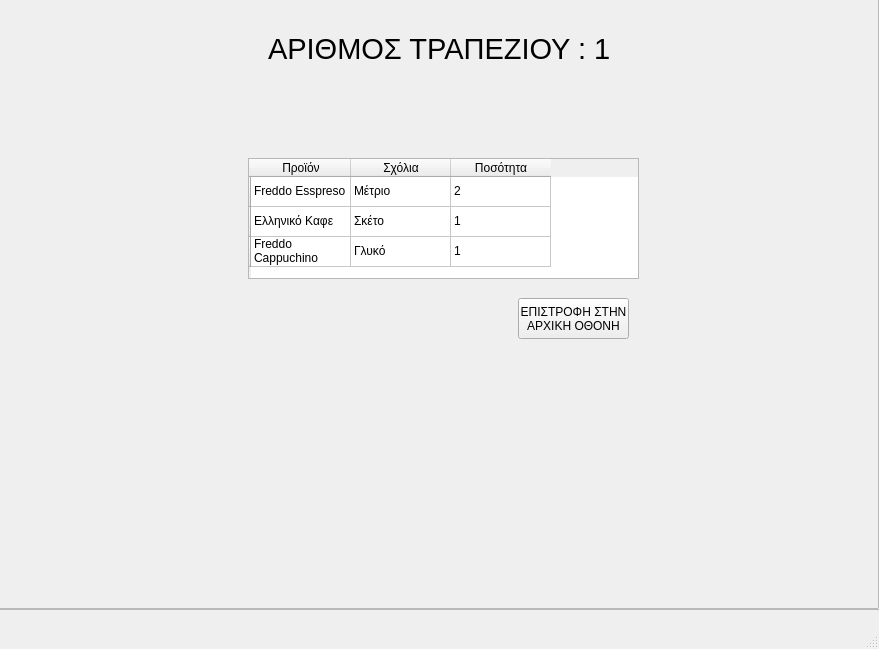
<?xml version="1.0" encoding="UTF-8"?>
<ui version="4.0">
 <class>MainWindow</class>
 <widget class="QMainWindow" name="MainWindow">
  <property name="geometry">
   <rect>
    <x>0</x>
    <y>0</y>
    <width>879</width>
    <height>649</height>
   </rect>
  </property>
  <property name="maximumSize">
   <size>
    <width>879</width>
    <height>649</height>
   </size>
  </property>
  <property name="windowTitle">
   <string>MainWindow</string>
  </property>
  <property name="styleSheet">
   <string notr="true"/>
  </property>
  <widget class="QWidget" name="centralwidget">
   <widget class="QLabel" name="label_4">
    <property name="geometry">
     <rect>
      <x>0</x>
      <y>0</y>
      <width>881</width>
      <height>631</height>
     </rect>
    </property>
    <property name="styleSheet">
     <string notr="true">background-image: url(:/newPrefix/istockphoto-874402896-612x612.jpg);</string>
    </property>
    <property name="text">
     <string/>
    </property>
    <property name="pixmap">
     <pixmap resource="../Qt designer/rr.qrc">:/newPrefix/istockphoto-874402896-612x612.jpg</pixmap>
    </property>
    <property name="scaledContents">
     <bool>true</bool>
    </property>
   </widget>
   <widget class="QFrame" name="frame">
    <property name="geometry">
     <rect>
      <x>-1</x>
      <y>-1</y>
      <width>881</width>
      <height>611</height>
     </rect>
    </property>
    <property name="frameShape">
     <enum>QFrame::StyledPanel</enum>
    </property>
    <property name="frameShadow">
     <enum>QFrame::Raised</enum>
    </property>
    <widget class="QLabel" name="label_5">
     <property name="geometry">
      <rect>
       <x>710</x>
       <y>460</y>
       <width>171</width>
       <height>151</height>
      </rect>
     </property>
     <property name="styleSheet">
      <string notr="true">background-image: url(:/newPrefix/Εικόνα1.gif);</string>
     </property>
     <property name="text">
      <string/>
     </property>
     <property name="pixmap">
      <pixmap resource="../Qt designer/rr.qrc">:/newPrefix/Εικόνα1.gif</pixmap>
     </property>
     <property name="scaledContents">
      <bool>true</bool>
     </property>
    </widget>
    <widget class="QFrame" name="frame_2">
     <property name="geometry">
      <rect>
       <x>-1</x>
       <y>-1</y>
       <width>881</width>
       <height>611</height>
      </rect>
     </property>
     <property name="frameShape">
      <enum>QFrame::StyledPanel</enum>
     </property>
     <property name="frameShadow">
      <enum>QFrame::Raised</enum>
     </property>
     <widget class="QLabel" name="label">
      <property name="geometry">
       <rect>
        <x>270</x>
        <y>30</y>
        <width>341</width>
        <height>41</height>
       </rect>
      </property>
      <property name="font">
       <font>
        <pointsize>22</pointsize>
       </font>
      </property>
      <property name="styleSheet">
       <string notr="true">color: rgb(0, 0, 0);</string>
      </property>
      <property name="text">
       <string>ΑΡΙΘΜΟΣ ΤΡΑΠΕΖΙΟΥ : 1</string>
      </property>
     </widget>
     <widget class="QTableWidget" name="tableWidget">
      <property name="geometry">
       <rect>
        <x>250</x>
        <y>160</y>
        <width>391</width>
        <height>121</height>
       </rect>
      </property>
      <row>
       <property name="text">
        <string/>
       </property>
      </row>
      <row>
       <property name="text">
        <string/>
       </property>
      </row>
      <row>
       <property name="text">
        <string/>
       </property>
      </row>
      <column>
       <property name="text">
        <string>Προϊόν</string>
       </property>
       <property name="textAlignment">
        <set>AlignCenter</set>
       </property>
      </column>
      <column>
       <property name="text">
        <string>Σχόλια</string>
       </property>
       <property name="textAlignment">
        <set>AlignCenter</set>
       </property>
      </column>
      <column>
       <property name="text">
        <string>Ποσότητα</string>
       </property>
       <property name="textAlignment">
        <set>AlignCenter</set>
       </property>
      </column>
      <item row="0" column="0">
       <property name="text">
        <string>Freddo Esspreso</string>
       </property>
       <property name="textAlignment">
        <set>AlignLeading|AlignVCenter</set>
       </property>
      </item>
      <item row="0" column="1">
       <property name="text">
        <string>Μέτριο</string>
       </property>
      </item>
      <item row="0" column="2">
       <property name="text">
        <string>2</string>
       </property>
      </item>
      <item row="1" column="0">
       <property name="text">
        <string>Ελληνικό Καφε</string>
       </property>
      </item>
      <item row="1" column="1">
       <property name="text">
        <string>Σκέτο</string>
       </property>
      </item>
      <item row="1" column="2">
       <property name="text">
        <string>1</string>
       </property>
      </item>
      <item row="2" column="0">
       <property name="text">
        <string>Freddo Cappuchino</string>
       </property>
      </item>
      <item row="2" column="1">
       <property name="text">
        <string>Γλυκό</string>
       </property>
      </item>
      <item row="2" column="2">
       <property name="text">
        <string>1</string>
       </property>
      </item>
     </widget>
     <widget class="QPushButton" name="pushButton">
      <property name="geometry">
       <rect>
        <x>520</x>
        <y>300</y>
        <width>111</width>
        <height>41</height>
       </rect>
      </property>
      <property name="text">
       <string>ΕΠΙΣΤΡΟΦΗ ΣΤΗΝ 
ΑΡΧΙΚΗ ΟΘΟΝΗ</string>
      </property>
     </widget>
    </widget>
   </widget>
  </widget>
  <widget class="QMenuBar" name="menubar">
   <property name="geometry">
    <rect>
     <x>0</x>
     <y>0</y>
     <width>879</width>
     <height>21</height>
    </rect>
   </property>
  </widget>
  <widget class="QStatusBar" name="statusbar"/>
 </widget>
 <resources>
  <include location="../Qt designer/rr.qrc"/>
  <include location="../Qt designer/rr.qrc"/>
  <include location="../Qt designer/rr.qrc"/>
  <include location="../Qt designer/rr.qrc"/>
  <include location="../Qt designer/rr.qrc"/>
  <include location="../../Qt designer/rr.qrc"/>
 </resources>
 <connections/>
</ui>
